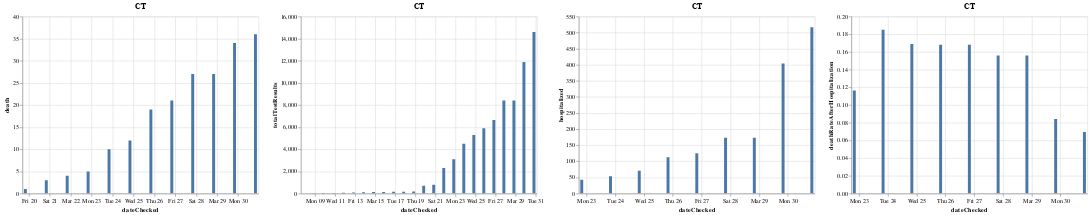

Write notebook code for a chart like this one.
### Code cell
statesStatus('CT')

### Figure 1 — Vega-Lite specification as saved in the notebook (floating-point values rounded to 4 significant figures)
{"config": {"view": {"continuousWidth": 400, "continuousHeight": 300}}, "hconcat": [{"mark": "bar", "encoding": {"tooltip": [{"type": "quantitative", "field": "date"}, {"type": "nominal", "field": "state"}, {"type": "quantitative", "field": "positive"}, {"type": "quantitative", "field": "negative"}, {"type": "quantitative", "field": "pending"}, {"type": "quantitative", "field": "hospitalized"}, {"type": "quantitative", "field": "death"}, {"type": "quantitative", "field": "total"}, {"type": "nominal", "field": "hash"}, {"type": "nominal", "field": "dateChecked"}, {"type": "quantitative", "field": "totalTestResults"}, {"type": "nominal", "field": "fips"}, {"type": "quantitative", "field": "deathIncrease"}, {"type": "quantitative", "field": "hospitalizedIncrease"}, {"type": "quantitative", "field": "negativeIncrease"}, {"type": "quantitative", "field": "positiveIncrease"}, {"type": "quantitative", "field": "totalTestResultsIncrease"}, {"type": "quantitative", "field": "deathRateAfterHospitalization"}], "x": {"type": "temporal", "field": "dateChecked"}, "y": {"type": "quantitative", "field": "death"}}, "selection": {"selector012": {"type": "interval", "bind": "scales", "encodings": ["x", "y"]}}, "title": "CT"}, {"mark": "bar", "encoding": {"tooltip": [{"type": "quantitative", "field": "date"}, {"type": "nominal", "field": "state"}, {"type": "quantitative", "field": "positive"}, {"type": "quantitative", "field": "negative"}, {"type": "quantitative", "field": "pending"}, {"type": "quantitative", "field": "hospitalized"}, {"type": "quantitative", "field": "death"}, {"type": "quantitative", "field": "total"}, {"type": "nominal", "field": "hash"}, {"type": "nominal", "field": "dateChecked"}, {"type": "quantitative", "field": "totalTestResults"}, {"type": "nominal", "field": "fips"}, {"type": "quantitative", "field": "deathIncrease"}, {"type": "quantitative", "field": "hospitalizedIncrease"}, {"type": "quantitative", "field": "negativeIncrease"}, {"type": "quantitative", "field": "positiveIncrease"}, {"type": "quantitative", "field": "totalTestResultsIncrease"}, {"type": "quantitative", "field": "deathRateAfterHospitalization"}], "x": {"type": "temporal", "field": "dateChecked"}, "y": {"type": "quantitative", "field": "totalTestResults"}}, "selection": {"selector013": {"type": "interval", "bind": "scales", "encodings": ["x", "y"]}}, "title": "CT"}, {"mark": "bar", "encoding": {"tooltip": [{"type": "quantitative", "field": "date"}, {"type": "nominal", "field": "state"}, {"type": "quantitative", "field": "positive"}, {"type": "quantitative", "field": "negative"}, {"type": "quantitative", "field": "pending"}, {"type": "quantitative", "field": "hospitalized"}, {"type": "quantitative", "field": "death"}, {"type": "quantitative", "field": "total"}, {"type": "nominal", "field": "hash"}, {"type": "nominal", "field": "dateChecked"}, {"type": "quantitative", "field": "totalTestResults"}, {"type": "nominal", "field": "fips"}, {"type": "quantitative", "field": "deathIncrease"}, {"type": "quantitative", "field": "hospitalizedIncrease"}, {"type": "quantitative", "field": "negativeIncrease"}, {"type": "quantitative", "field": "positiveIncrease"}, {"type": "quantitative", "field": "totalTestResultsIncrease"}, {"type": "quantitative", "field": "deathRateAfterHospitalization"}], "x": {"type": "temporal", "field": "dateChecked"}, "y": {"type": "quantitative", "field": "hospitalized"}}, "selection": {"selector014": {"type": "interval", "bind": "scales", "encodings": ["x", "y"]}}, "title": "CT"}, {"mark": "bar", "encoding": {"tooltip": [{"type": "quantitative", "field": "date"}, {"type": "nominal", "field": "state"}, {"type": "quantitative", "field": "positive"}, {"type": "quantitative", "field": "negative"}, {"type": "quantitative", "field": "pending"}, {"type": "quantitative", "field": "hospitalized"}, {"type": "quantitative", "field": "death"}, {"type": "quantitative", "field": "total"}, {"type": "nominal", "field": "hash"}, {"type": "nominal", "field": "dateChecked"}, {"type": "quantitative", "field": "totalTestResults"}, {"type": "nominal", "field": "fips"}, {"type": "quantitative", "field": "deathIncrease"}, {"type": "quantitative", "field": "hospitalizedIncrease"}, {"type": "quantitative", "field": "negativeIncrease"}, {"type": "quantitative", "field": "positiveIncrease"}, {"type": "quantitative", "field": "totalTestResultsIncrease"}, {"type": "quantitative", "field": "deathRateAfterHospitalization"}], "x": {"type": "temporal", "field": "dateChecked"}, "y": {"type": "quantitative", "field": "deathRateAfterHospitalization"}}, "selection": {"selector015": {"type": "interval", "bind": "scales", "encodings": ["x", "y"]}}, "title": "CT"}], "data": {"name": "data-3f5efd63a02075e508bde9713a10f0f4"}, "$schema": "https://vega.github.io/schema/vega-lite/v4.0.2.json", "datasets": {"data-3f5efd63a02075e508bde9713a10f0f4": [{"date": 20200330, "state": "CT", "positive": 2571.0, "negative": 12030.0, "pending": null, "hospitalized": 517.0, "death": 36.0, "total": 14600, "hash": "c7a09c7b2d09d7e50d21fb04c5156952768fda52", "dateChecked": "2020-03-30T20:00:00Z", "totalTestResults": 14600, "fips": "09", "deathIncrease": 2.0, "hospitalizedIncrease": 113.0, "negativeIncrease": 2122.0, "positiveIncrease": 578.0, "totalTestResultsIncrease": 2700.0, "deathRateAfterHospitalization": 0.06963}, {"date": 20200329, "state": "CT", "positive": 1993.0, "negative": 9907.0, "pending": null, "hospitalized": 404.0, "death": 34.0, "total": 11900, "hash": "a2fc8b02ed8f3a41030ae22ddb222af3d3c53a8e", "dateChecked": "2020-03-29T20:00:00Z", "totalTestResults": 11900, "fips": "09", "deathIncrease": 7.0, "hospitalizedIncrease": 231.0, "negativeIncrease": 2798.0, "positiveIncrease": 702.0, "totalTestResultsIncrease": 3500.0, "deathRateAfterHospitalization": 0.08416}, {"date": 20200328, "state": "CT", "positive": 1291.0, "negative": 7109.0, "pending": null, "hospitalized": 173.0, "death": 27.0, "total": 8400, "hash": "90ce8de029dfe5ca226ddf1d654ebb6195b03da2", "dateChecked": "2020-03-28T20:00:00Z", "totalTestResults": 8400, "fips": "09", "deathIncrease": 0.0, "hospitalizedIncrease": 0.0, "negativeIncrease": 0.0, "positiveIncrease": 0.0, "totalTestResultsIncrease": 0.0, "deathRateAfterHospitalization": 0.1561}, {"date": 20200327, "state": "CT", "positive": 1291.0, "negative": 7109.0, "pending": null, "hospitalized": 173.0, "death": 27.0, "total": 8400, "hash": "890423bc4025abb5384d27c05582d7b59db0de3c", "dateChecked": "2020-03-27T20:00:00Z", "totalTestResults": 8400, "fips": "09", "deathIncrease": 6.0, "hospitalizedIncrease": 48.0, "negativeIncrease": 1484.0, "positiveIncrease": 279.0, "totalTestResultsIncrease": 1763.0, "deathRateAfterHospitalization": 0.1561}, {"date": 20200326, "state": "CT", "positive": 1012.0, "negative": 5625.0, "pending": null, "hospitalized": 125.0, "death": 21.0, "total": 6637, "hash": "6f853c15409c773ea737ef2d5e4f3be5b2008215", "dateChecked": "2020-03-26T20:00:00Z", "totalTestResults": 6637, "fips": "09", "deathIncrease": 2.0, "hospitalizedIncrease": 12.0, "negativeIncrease": 602.0, "positiveIncrease": 137.0, "totalTestResultsIncrease": 739.0, "deathRateAfterHospitalization": 0.168}, {"date": 20200325, "state": "CT", "positive": 875.0, "negative": 5023.0, "pending": null, "hospitalized": 113.0, "death": 19.0, "total": 5898, "hash": "af1091940ffe7ce8947bfbaadd9a2e544baa89ce", "dateChecked": "2020-03-25T20:00:00Z", "totalTestResults": 5898, "fips": "09", "deathIncrease": 7.0, "hospitalizedIncrease": 42.0, "negativeIncrease": 341.0, "positiveIncrease": 257.0, "totalTestResultsIncrease": 598.0, "deathRateAfterHospitalization": 0.1681}, {"date": 20200324, "state": "CT", "positive": 618.0, "negative": 4682.0, "pending": null, "hospitalized": 71.0, "death": 12.0, "total": 5300, "hash": "f34accca9a345cddeae7dfea636464d9dd86bff0", "dateChecked": "2020-03-24T20:00:00Z", "totalTestResults": 5300, "fips": "09", "deathIncrease": 2.0, "hospitalizedIncrease": 17.0, "negativeIncrease": 597.0, "positiveIncrease": 203.0, "totalTestResultsIncrease": 800.0, "deathRateAfterHospitalization": 0.169}, {"date": 20200323, "state": "CT", "positive": 415.0, "negative": 4085.0, "pending": null, "hospitalized": 54.0, "death": 10.0, "total": 4500, "hash": "de97cab582b67461b397b788fc21267a387a8d61", "dateChecked": "2020-03-23T20:00:00Z", "totalTestResults": 4500, "fips": "09", "deathIncrease": 5.0, "hospitalizedIncrease": 11.0, "negativeIncrease": 1208.0, "positiveIncrease": 192.0, "totalTestResultsIncrease": 1400.0, "deathRateAfterHospitalization": 0.1852}, {"date": 20200322, "state": "CT", "positive": 223.0, "negative": 2877.0, "pending": null, "hospitalized": 43.0, "death": 5.0, "total": 3100, "hash": "a63a5e93bb324de39e498270f6eb88d09e81155f", "dateChecked": "2020-03-22T20:00:00Z", "totalTestResults": 3100, "fips": "09", "deathIncrease": 1.0, "hospitalizedIncrease": 43.0, "negativeIncrease": 771.0, "positiveIncrease": 29.0, "totalTestResultsIncrease": 800.0, "deathRateAfterHospitalization": 0.1163}, {"date": 20200321, "state": "CT", "positive": 194.0, "negative": 2106.0, "pending": null, "hospitalized": null, "death": 4.0, "total": 2300, "hash": "959ef064d40bc457202db19ac2297e8456a14bb2", "dateChecked": "2020-03-21T20:00:00Z", "totalTestResults": 2300, "fips": "09", "deathIncrease": 1.0, "hospitalizedIncrease": 0.0, "negativeIncrease": 1502.0, "positiveIncrease": 0.0, "totalTestResultsIncrease": 1502.0, "deathRateAfterHospitalization": null}, {"date": 20200320, "state": "CT", "positive": 194.0, "negative": 604.0, "pending": null, "hospitalized": null, "death": 3.0, "total": 798, "hash": "1fad29d88c83384e0f8a8230dca8bd5c7fcb6692", "dateChecked": "2020-03-20T20:00:00Z", "totalTestResults": 798, "fips": "09", "deathIncrease": 2.0, "hospitalizedIncrease": 0.0, "negativeIncrease": 0.0, "positiveIncrease": 98.0, "totalTestResultsIncrease": 98.0, "deathRateAfterHospitalization": null}, {"date": 20200319, "state": "CT", "positive": 96.0, "negative": 604.0, "pending": null, "hospitalized": null, "death": 1.0, "total": 700, "hash": "ef2a8c6a9896be1db5614341b351fcca6a6a43af", "dateChecked": "2020-03-19T20:00:00Z", "totalTestResults": 700, "fips": "09", "deathIncrease": 1.0, "hospitalizedIncrease": 0.0, "negativeIncrease": 479.0, "positiveIncrease": 28.0, "totalTestResultsIncrease": 507.0, "deathRateAfterHospitalization": null}, {"date": 20200318, "state": "CT", "positive": 68.0, "negative": 125.0, "pending": null, "hospitalized": null, "death": null, "total": 193, "hash": "e3f10a2adb5276a4b79a89acbc27088f24514702", "dateChecked": "2020-03-18T20:00:00Z", "totalTestResults": 193, "fips": "09", "deathIncrease": 0.0, "hospitalizedIncrease": 0.0, "negativeIncrease": 0.0, "positiveIncrease": 27.0, "totalTestResultsIncrease": 27.0, "deathRateAfterHospitalization": null}, {"date": 20200317, "state": "CT", "positive": 41.0, "negative": 125.0, "pending": null, "hospitalized": null, "death": null, "total": 166, "hash": "92d3801c1c66c7124b655fe343669c4792e6a224", "dateChecked": "2020-03-17T20:00:00Z", "totalTestResults": 166, "fips": "09", "deathIncrease": 0.0, "hospitalizedIncrease": 0.0, "negativeIncrease": 0.0, "positiveIncrease": 15.0, "totalTestResultsIncrease": 15.0, "deathRateAfterHospitalization": null}, {"date": 20200316, "state": "CT", "positive": 26.0, "negative": 125.0, "pending": null, "hospitalized": null, "death": null, "total": 151, "hash": "19fbdc9d6bdda65d947521b52ad346fbb3ed1054", "dateChecked": "2020-03-16T20:00:00Z", "totalTestResults": 151, "fips": "09", "deathIncrease": 0.0, "hospitalizedIncrease": 0.0, "negativeIncrease": 0.0, "positiveIncrease": 6.0, "totalTestResultsIncrease": 6.0, "deathRateAfterHospitalization": null}, {"date": 20200315, "state": "CT", "positive": 20.0, "negative": 125.0, "pending": null, "hospitalized": null, "death": null, "total": 145, "hash": "8d40890f893056d08c9192e547a93207b20d5aac", "dateChecked": "2020-03-15T20:00:00Z", "totalTestResults": 145, "fips": "09", "deathIncrease": 0.0, "hospitalizedIncrease": 0.0, "negativeIncrease": 0.0, "positiveIncrease": 9.0, "totalTestResultsIncrease": 9.0, "deathRateAfterHospitalization": null}, {"date": 20200314, "state": "CT", "positive": 11.0, "negative": 125.0, "pending": null, "hospitalized": null, "death": null, "total": 136, "hash": "7f31e91a95cc935f0e318f0b2146ac3aeb7a7994", "dateChecked": "2020-03-14T20:00:00Z", "totalTestResults": 136, "fips": "09", "deathIncrease": 0.0, "hospitalizedIncrease": 0.0, "negativeIncrease": 26.0, "positiveIncrease": 5.0, "totalTestResultsIncrease": 31.0, "deathRateAfterHospitalization": null}, {"date": 20200313, "state": "CT", "positive": 6.0, "negative": 99.0, "pending": null, "hospitalized": null, "death": null, "total": 105, "hash": "e9d4ae5c70327d3997b429a58671d2fa8e9d67d6", "dateChecked": "2020-03-13T20:00:00Z", "totalTestResults": 105, "fips": "09", "deathIncrease": 0.0, "hospitalizedIncrease": 0.0, "negativeIncrease": 10.0, "positiveIncrease": 0.0, "totalTestResultsIncrease": 10.0, "deathRateAfterHospitalization": null}, {"date": 20200312, "state": "CT", "positive": 6.0, "negative": 89.0, "pending": null, "hospitalized": null, "death": null, "total": 95, "hash": "68ed0dcd34dceb73cb21806f23bbbeb5e7620c67", "dateChecked": "2020-03-12T20:00:00Z", "totalTestResults": 95, "fips": "09", "deathIncrease": 0.0, "hospitalizedIncrease": 0.0, "negativeIncrease": 18.0, "positiveIncrease": 3.0, "totalTestResultsIncrease": 21.0, "deathRateAfterHospitalization": null}, {"date": 20200311, "state": "CT", "positive": 3.0, "negative": 71.0, "pending": null, "hospitalized": null, "death": null, "total": 74, "hash": "af5022b77637cd3d37d0104509a15b8623a38809", "dateChecked": "2020-03-11T20:00:00Z", "totalTestResults": 74, "fips": "09", "deathIncrease": 0.0, "hospitalizedIncrease": 0.0, "negativeIncrease": 17.0, "positiveIncrease": 1.0, "totalTestResultsIncrease": 18.0, "deathRateAfterHospitalization": null}, {"date": 20200310, "state": "CT", "positive": 2.0, "negative": 54.0, "pending": null, "hospitalized": null, "death": null, "total": 56, "hash": "b85c91df018ecbe856b1324c9aeba2602350a0dc", "dateChecked": "2020-03-10T20:00:00Z", "totalTestResults": 56, "fips": "09", "deathIncrease": 0.0, "hospitalizedIncrease": 0.0, "negativeIncrease": 8.0, "positiveIncrease": 1.0, "totalTestResultsIncrease": 9.0, "deathRateAfterHospitalization": null}, {"date": 20200309, "state": "CT", "positive": 1.0, "negative": 46.0, "pending": null, "hospitalized": null, "death": null, "total": 47, "hash": "71a1df8bae3abe00ab4f164d2c19fa0ed7aeb364", "dateChecked": "2020-03-09T20:00:00Z", "totalTestResults": 47, "fips": "09", "deathIncrease": 0.0, "hospitalizedIncrease": 0.0, "negativeIncrease": 17.0, "positiveIncrease": 0.0, "totalTestResultsIncrease": 17.0, "deathRateAfterHospitalization": null}, {"date": 20200308, "state": "CT", "positive": 1.0, "negative": 29.0, "pending": 8.0, "hospitalized": null, "death": null, "total": 38, "hash": "e46de6421eeb1f8359a2b81a84670392bffe31d6", "dateChecked": "2020-03-08T20:00:00Z", "totalTestResults": 30, "fips": "09", "deathIncrease": 0.0, "hospitalizedIncrease": 0.0, "negativeIncrease": 29.0, "positiveIncrease": 1.0, "totalTestResultsIncrease": 30.0, "deathRateAfterHospitalization": null}, {"date": 20200307, "state": "CT", "positive": 0.0, "negative": null, "pending": null, "hospitalized": null, "death": null, "total": 0, "hash": "98d5a4f67b290f67e3280e8c3f14443825d9f62e", "dateChecked": "2020-03-07T21:00:00Z", "totalTestResults": 0, "fips": "09", "deathIncrease": null, "hospitalizedIncrease": null, "negativeIncrease": null, "positiveIncrease": null, "totalTestResultsIncrease": null, "deathRateAfterHospitalization": null}]}}
